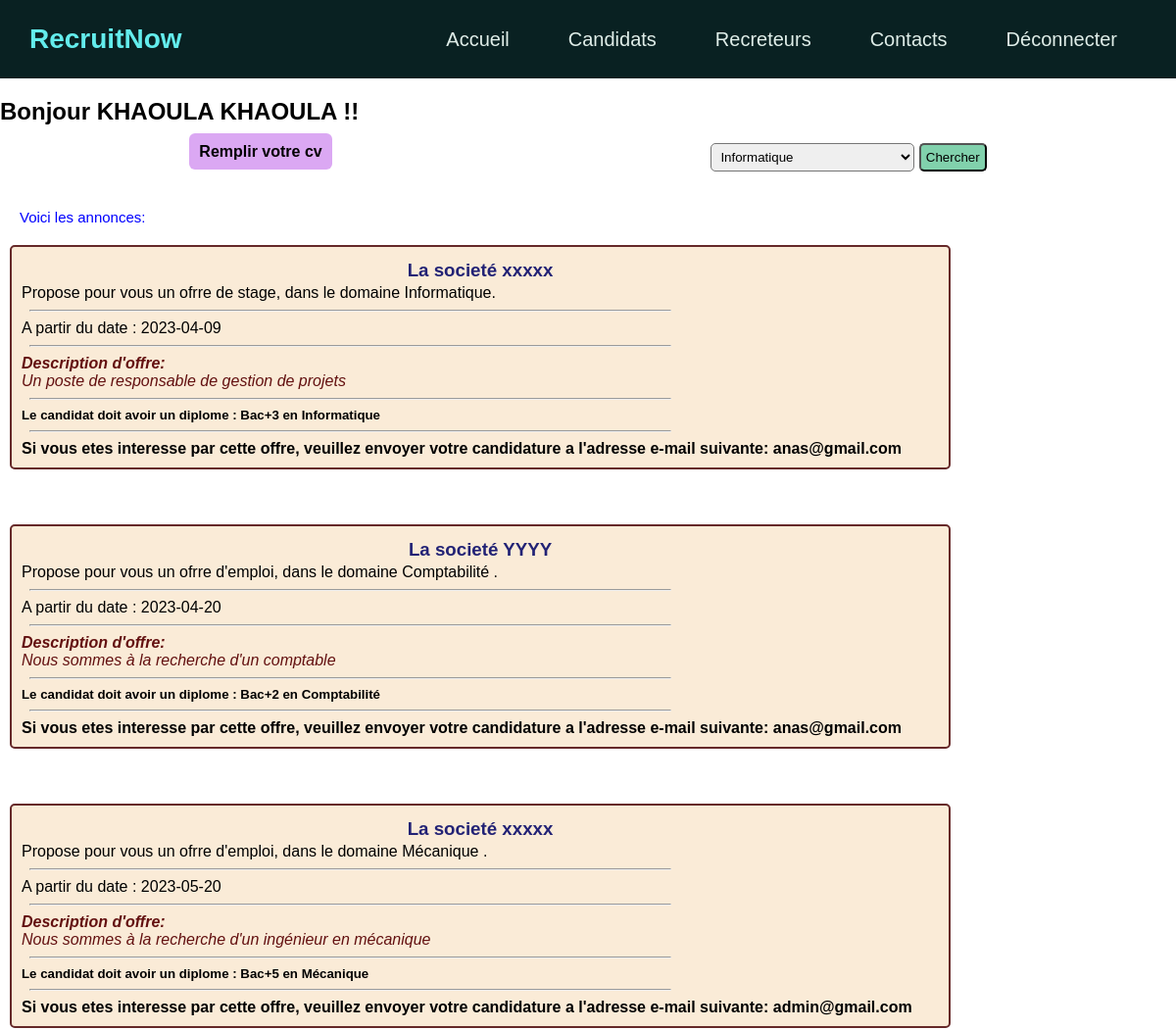
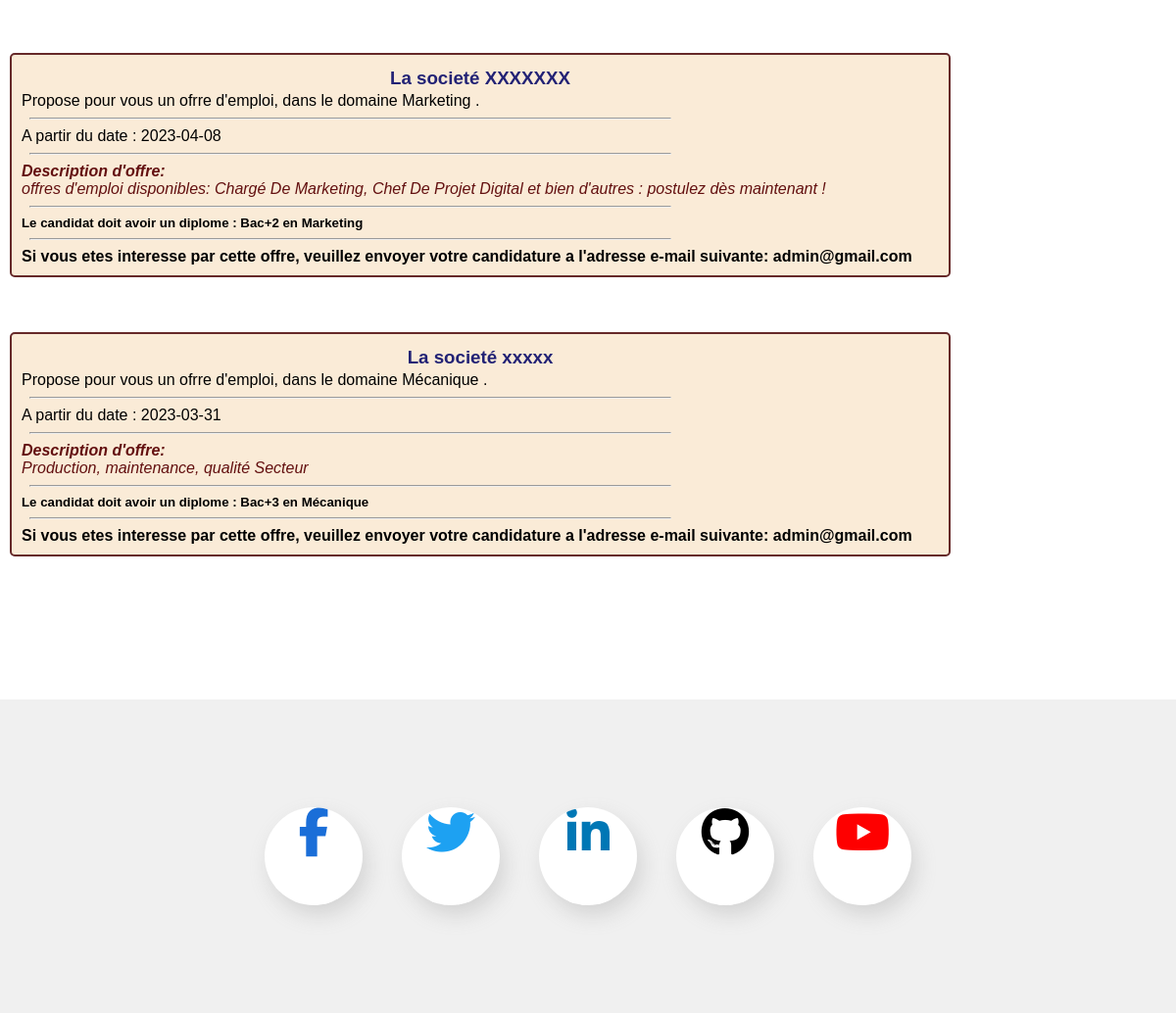
The page /InscriptionCandidat/session.php (signed in) on the database its author committed (2 pictures, top to bottom).
### tables this page shows
CREATE TABLE `annonce` (
  `idAnnonce` int(11) NOT NULL,
  `mail` varchar(50) NOT NULL,
  `societe` varchar(50) NOT NULL,
  `type` varchar(20) NOT NULL,
  `domaine` varchar(50) NOT NULL,
  `categorie` varchar(50) NOT NULL,
  `reference` varchar(10) NOT NULL,
  `dateDebut` date NOT NULL,
  `description` text NOT NULL
);

### InscriptionCandidat/session.php (the view, shortened to what this page needs)
<?php
    $valider=$_POST['valider'];
?>
<html>
    <head>
        <link rel="stylesheet" href="https://unicons.iconscout.com/release/v4.0.0/css/line.css">
        <link rel="stylesheet" href="../styleOffre.css">
        <link rel="stylesheet" href="../Formulaire_CV/navbar.css">
        <link rel="stylesheet" href="../footer.css">
    </head>
    <body>
        <header>
            <div class="logo">RecruitNow</div>
            <nav class="nav-bar">
                <ul>
                    <li>
                        <a href="../index.php">Accueil</a>
                    </li>
                    <li>
                        <a href="index.php">Candidats</a>
                    </li>
                    <li>
                        <a href="../inscriptionrecruteur/index.php">Recreteurs</a>
                    </li>
                    <li>
                        <a href="#Contacts">Contacts</a>
                    </li>
                    <li>
                        <a href="deconnexion.php">Déconnecter</a>
                    </li>
                </ul>
            </nav>
        </header>
		<main>
            <section>
                <h1>
                <?php
                    echo ("Bonjour");
                ?>
                <span>
                <?=$_SESSION["Can"]?>
                </span>!!
                </h1>
                <br>
                <ul class="pos">
                    <li>
                        <a class="btn1" href="../Formulaire_CV/Candidat_CV.php"> <strong>Remplir votre cv</strong></a>
                    </li>
                    <li>
                    <form action="" method="POST">
                    <select name="domaine"  required>
                    <?php
                        require_once('../connexion.php');
                        $res=$conn->query('SELECT *FROM Domaines');
                        $rows=$res->fetchAll(PDO::FETCH_ASSOC);
                        foreach($rows as $row) { ?>
                        <option value="<?php echo $row['NomDomaine'];?>" >
                            <?php echo $row['NomDomaine'];?>
                        </option>
                            <?php }
                        ?>
                    </select>
                        <input type="submit" id="chercher" name="valider" value="Chercher" >
                    </form>
                    </li>
                </ul>
                <br>
                <p class="offre">Voici les annonces:</p>
                <?php
                    include("../connexion.php");
                    if(isset($valider)){
                        $dom=$_POST['domaine'];
                        $sql="SELECT *from annonce where domaine=? ";
                        $stmt=$conn->prepare($sql);
                        $stmt->execute([$dom]);}
                    else{
                        include("../connexion.php");
                        $sql="SELECT *from annonce ";
                        $stmt=$conn->prepare($sql);
                        $stmt->execute();
                    }
                       $resultat=$stmt->fetchAll();
                       foreach($resultat as $row){
                        ?>
                        <div class="annonce">
                            <h3>La societé
                        <?php echo($row['societe']); ?>
                            </h3>
                            <p>
                                Propose pour vous un ofrre <?php
                                 if($row['type']=="Stage") echo('de stage, ');
                                 else echo('d\'emploi, ');
                                 echo  "dans le domaine ".$row['domaine'].".";
                                ?>
                                <hr>
                                A partir du date : <?php
                                echo($row['dateDebut']);
                                ?>
                                <hr>
                                <i>
                                    <strong>Description d'offre: </strong>
                                    <br>
                                  <?php echo($row['description']); ?>
                                </i>
                                <hr>
                                <h5>
                                    Le candidat doit avoir un diplome :
                                  <?php echo($row['categorie']); ?>  en  <?php echo($row['domaine']); ?>
                                </h5><hr>
                                <h4>
                                    Si vous etes interesse par cette offre, veuillez envoyer votre candidature a l'adresse
                                    e-mail suivante:
                                    <b>
                                       <?php echo($row['mail']); ?>
                                    </b>
                                </h4>
                            </p>
                        </div><br><br>
                    <?php }?>
            </section>
        </main>
        <?php     include('../footer.php');  ?>
	</body>
</html>

### styleOffre.css (style rules this page uses)
.annonce { margin: 10px; padding: 10px; background-color: antiquewhite; border: 2px rgb(102, 41, 41) solid; border-radius: 5px; width: 80%; }
h3 { color: rgb(34, 34, 117); padding: 3px; text-align: center; }
.annonce i { color: #631010; }
.btn1 { cursor: pointer; border-radius: 6px; padding: 10px; background-color: rgb(219, 168, 243); color: black; }
.pos { display: flex; justify-content: space-around; }
hr { margin: 8px; width: 70%; }
.offre { margin: 15px; font-size: 15px; color: blue; }
select,input { border-radius: 5px; padding: 5px; }
#chercher { background-color: rgb(129, 209, 172); }
.offre { border-radius: 5px; padding: 5px; width: 200px; }

### Formulaire_CV/navbar.css (style rules this page uses)
* { margin: 0; padding: 0; list-style: none; text-decoration: none; font-family: 'Poppins',sans-serif; box-sizing: border-box; }
header { width: 100%; height: 80px; background-color: rgb(9, 33, 34); display: flex; align-items: center; justify-content: space-between; position: fixed; top: 0; z-index: 2; padding: 0 40px; }
.logo { font-size: 28px; font-weight: bold; color: rgb(99, 236, 236); }
.nav-bar ul { display: flex; }
.nav-bar ul li a { display: block; color: rgb(224, 238, 233); font-size: 20px; padding: 10px 25px; border-radius: 50px; transition: 0.2s; margin: 0 5px; }
@media screen and (max-width:1300px) { header { padding: 0 30px; } }

### footer.css (style rules this page uses)
section { margin: 100px 0px; min-height: 450px; }

### rows shown on the page
annonce: societe "xxxxx", type "de stage,", domaine "Informatique", dateDebut "2023-04-09", description "Un poste de responsable de gestion de projets", categorie "Bac+3", mail "anas@gmail.com"
annonce: societe "YYYY", type "d", domaine "Comptabilité", dateDebut "2023-04-20", description "Nous sommes à la recherche d'un comptable", categorie "Bac+2", mail "anas@gmail.com"
annonce: societe "xxxxx", type "d", domaine "Mécanique", dateDebut "2023-05-20", description "Nous sommes à la recherche d'un ingénieur en mécanique", categorie "Bac+5", mail "admin@gmail.com"
annonce: societe "XXXXXXX", type "d", domaine "Marketing", dateDebut "2023-04-08", description "offres d'emploi disponibles: Chargé De Marketing, Chef De Projet Digital et bien d'autres : postulez dès maintenant !", categorie "Bac+2", mail "admin@gmail.com"
annonce: societe "xxxxx", type "d", domaine "Mécanique", dateDebut "2023-03-31", description "Production, maintenance, qualité Secteur", categorie "Bac+3", mail "admin@gmail.com"

### other values the page prints
$_SESSION["Can"] "KHAOULA KHAOULA"
form field domaine "Informatique"
